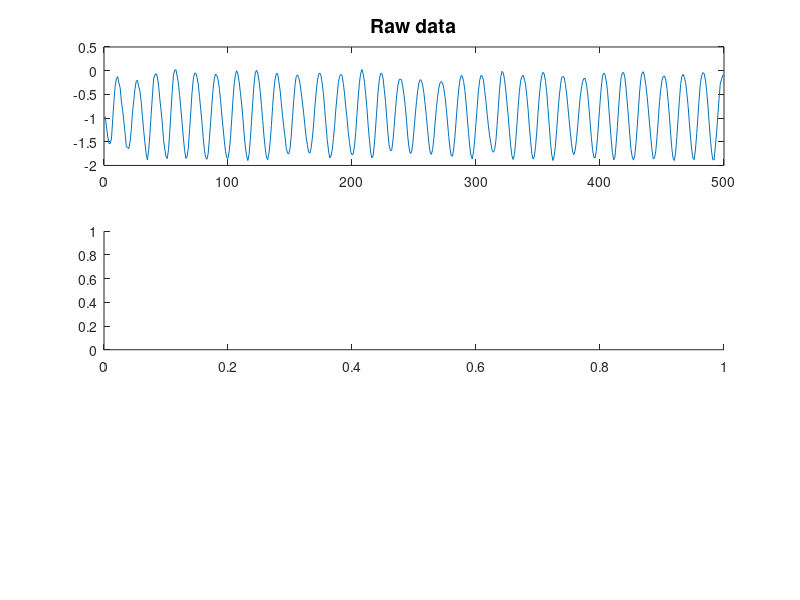

The MATLAB source for this figure: (Note: this script raises an error after producing the figure.)
clear all;
close all;
% hold on;
% hold all;
cd('C:\Users\Giorgos1992\Desktop\hidapi-master\hidapi-master\windows');
Data = importdata('accels.txt');

% Plot raw data
figure('Name','Raw Data - Shaking platform')
subplot(3,1,1)
plot(Data)
title('Raw data', 'FontSize', 14);
subplot(3,1,2)
plotFFT(Data);
subplot(3,1,3)
plotFFT(Data);


abs(mean(Data))  % Should be the same as magnitude of spike
% The spike should appear around 0.5Hz (freq at which I moved the board)
% Sampling freq was 25Hz, Nyquist freq is 12.5Hz
% The spike should appear at 0.5/12.5 = around 0.04

%MAF filtering -- It helps reduce high frequency noise, by delaying signal 
maf = ones(1,10)/10; % No cut-off frequency requited; more coef., more delay, better filtering
MAF_Data=conv(maf,Data); %Filters data with MAF coefficients

% MAF Filtering Plots
figure('Name','MAF filtering')
% figure('Name', 'MAF with 10 coef.')
freqz(maf)
h = get(gcf, 'children');   %gcf takes current figure- 'children' takes subexpressions/subplots
fig2=figure;
figure(fig2)
g=subplot(2,2,1)
set(h(1), 'pos', get(g, 'pos'))
figure(fig2)
g=subplot(2,2,3)
set(h(2), 'pos', get(g, 'pos'))
close
title(['Frequency response'])
subplot(2,2,2)
plot(MAF_Data)
title('Filtered Data with 10 coef.')
subplot(2,2,4)
plotFFT(MAF_Data')

%FIR filtering 
fir=fir1(10,0.2);
FIR_Data=conv(fir,Data); % Filter data with FIR coefficients

%FIR Filtering Plots
figure('Name','FIR filtering')
% figure('Name', 'MAF with 10 coef.')
freqz(fir)
h = get(gcf, 'children');   %gcf takes current figure- 'children' takes subexpressions/subplots
fig2=figure;
figure(fig2)
g=subplot(2,2,1)
set(h(1), 'pos', get(g, 'pos'))
figure(fig2)
g=subplot(2,2,3)
set(h(2), 'pos', get(g, 'pos'))
close
title(['Frequency response'])
subplot(2,2,2)
plot(FIR_Data)
title('Filtered Data with 10 coef.')
subplot(2,2,4)
plotFFT(FIR_Data)


% figure('Name','FIR with 10 coef. and cut-off freq. at 0.2*Nyquist freq.')
% freqz(b)
% figure('Name','Filtered Data with FIR (10 coef.)')
% plot(conv(b,Data))
% 
%     
% Data2=conv(b,Data);
% figure('NAME', 'FFT of filtered (FIR) Data')
% plotFFT(Data2)
% figure('NAME', 'FFT of filtered (MAF) Data')
% Data3=conv(maf,Data);
% plotFFT(Data3')

%FIR filtering plots

% 
% figure('NAME', 'FFT of filtered Data')
% subplot(2,1,1)
% plotFFT(Data2)
% title('FIR filter', 'FontSize', 14);
% subplot(2,2,3)
% plotFFT(Data3')
% title('MAF filter', 'FontSize', 14, 'Color','red');
% subplot(2,2,4)
% plotFFT(Data2)
% title('FIR filter', 'FontSize', 14);

